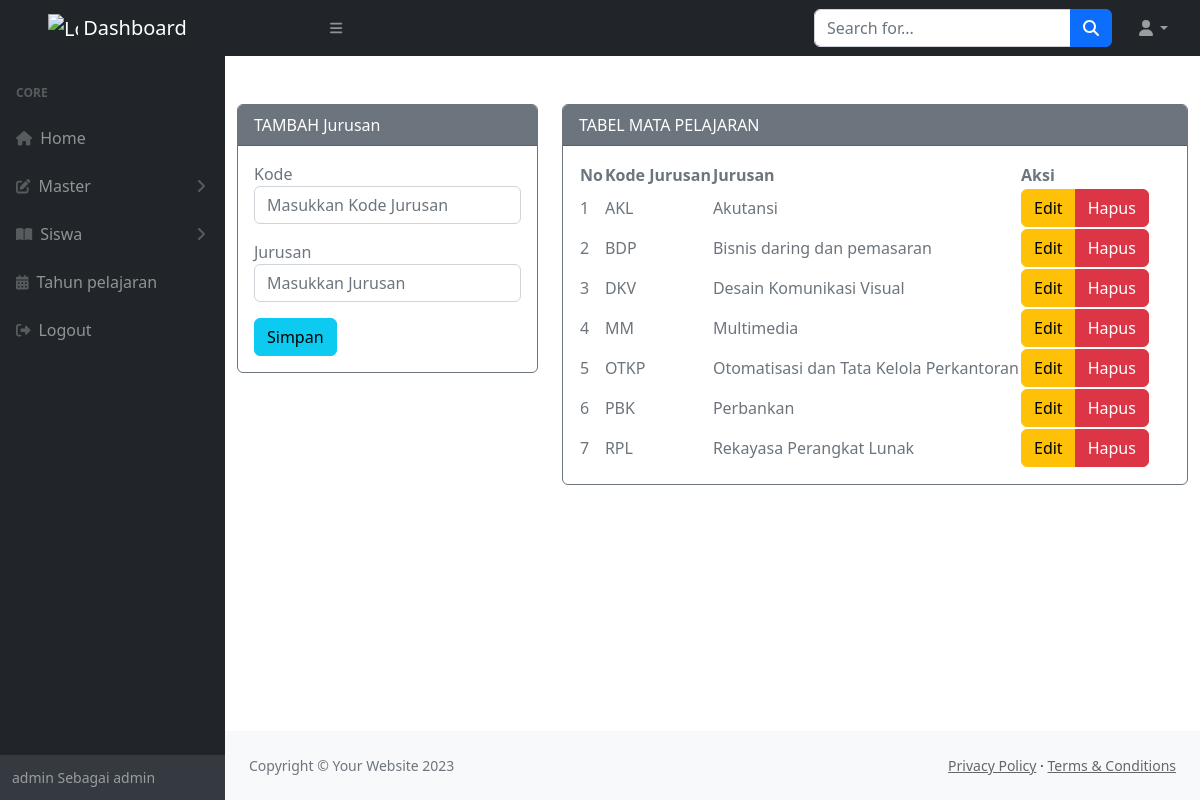
The page /admin/media.php?module=jurusan (signed in) on the database its author committed.
### tables this page shows
CREATE TABLE `jurusan` (
  `kd_jurusan` varchar(10) NOT NULL,
  `nama_jurusan` varchar(100) NOT NULL
);

### admin/modul/mod_jurusan/jurusan_v.php (the view, shortened to what this page needs)
<?php
include "../koneksi/koneksi.php";
if (empty($_SESSION['username']) and empty($_SESSION['passuser']) and $_SESSION['login'] == 0) {
    echo "<script>alert('Kembalilah Kejalan yg benar!!!'); window.location = '../../index.php';</script>";
} else {
?>
    <?php
    $update = (isset($_GET['action']) and $_GET['action'] == 'update') ? true : false;
    ?>
    <div class="container mt-5">
        <div class="content-wrapper">
            <div class="row">
                <div class="col-md-4 col-sm-4 col-xs-12">
                    <div class="card border-secondary mb-3">
                        <div class="card-header text-bg-<?= ($update) ? "success" : "secondary" ?>">
                            <?= ($update) ? "EDIT" : "TAMBAH" ?> Jurusan
                        </div>
                        <div class="card-body text-secondary">
                            <form action="<?= $_SERVER['REQUEST_URI'] ?>" method="POST" role="form">
                                <div class="form-group mb-3">
                                    <label>Kode </label>
                                    <input class="form-control" placeholder="Masukkan Kode Jurusan" name="kd" type="text" <?= (!$update) ?: 'value="' . $row["kd_jurusan"] . '"' ?> />
                                </div>
                                <div class="form-group mb-3">
                                    <label>Jurusan </label>
                                    <input class="form-control" placeholder="Masukkan Jurusan" name="nama" type="text" <?= (!$update) ?: 'value="' . $row["nama_jurusan"] . '"' ?> />
                                </div>
                                <button type="submit" class="btn btn-<?= ($update) ? "warning" : "info" ?> btn-block">Simpan</button>
                            </form>
                        </div>
                    </div>
                </div>
                <div class="col-md-8 col-sm-8 col-xs-12">
                    <div class="card border-secondary mb-3">
                        <div class="card-header text-bg-secondary">
                            TABEL MATA PELAJARAN
                        </div>
                        <div class="card-body text-secondary">
                            <table id="datatablesSimple">
                                <thead>
                                    <tr>
                                        <th>No</th>
                                        <th>Kode Jurusan</th>
                                        <th>Jurusan</th>
                                        <th>Aksi</th>
                                    </tr>
                                </thead>
                                <tbody>
                                    <?php $no = 1; ?>
                                    <?php if ($query = $connect->query("SELECT * FROM jurusan")) : ?>
                                        <?php while ($row = $query->fetch_assoc()) : ?>
                                            <tr>
                                                <td><?= $no++ ?></td>
                                                <td><?= $row['kd_jurusan'] ?></td>
                                                <td><?= $row['nama_jurusan'] ?></td>
                                                <td class="hidden-print">
                                                    <div class="btn-group">
                                                        <a href="?module=jurusan&action=update&key=<?= $row['kd_jurusan'] ?>" class="btn btn-warning btn-xs">Edit</a>
                                                        <a href="?module=jurusan&action=delete&key=<?= $row['kd_jurusan'] ?>" class="btn btn-danger btn-xs">Hapus</a>
                                                    </div>
                                                </td>
                                            </tr>
                                        <?php endwhile ?>
                                    <?php endif ?>
                                </tbody>
                            </table>
                        </div>
                    </div>
                </div>
            </div>
        </div>
    </div>
<?php } ?>

### admin/modul/mod_jurusan/jurusan_v.php (style rules this page uses)
a { color: #666; }

### rows shown on the page
jurusan: kd_jurusan "AKL", nama_jurusan "Akutansi"
jurusan: kd_jurusan "BDP", nama_jurusan "Bisnis daring dan pemasaran"
jurusan: kd_jurusan "DKV", nama_jurusan "Desain Komunikasi Visual"
jurusan: kd_jurusan "MM", nama_jurusan "Multimedia"
jurusan: kd_jurusan "OTKP", nama_jurusan "Otomatisasi dan Tata Kelola Perkantoran"
jurusan: kd_jurusan "PBK", nama_jurusan "Perbankan"
jurusan: kd_jurusan "RPL", nama_jurusan "Rekayasa Perangkat Lunak"

### other values the page prints
$_SESSION['username'] "admin"
$_SESSION['level'] "admin"
